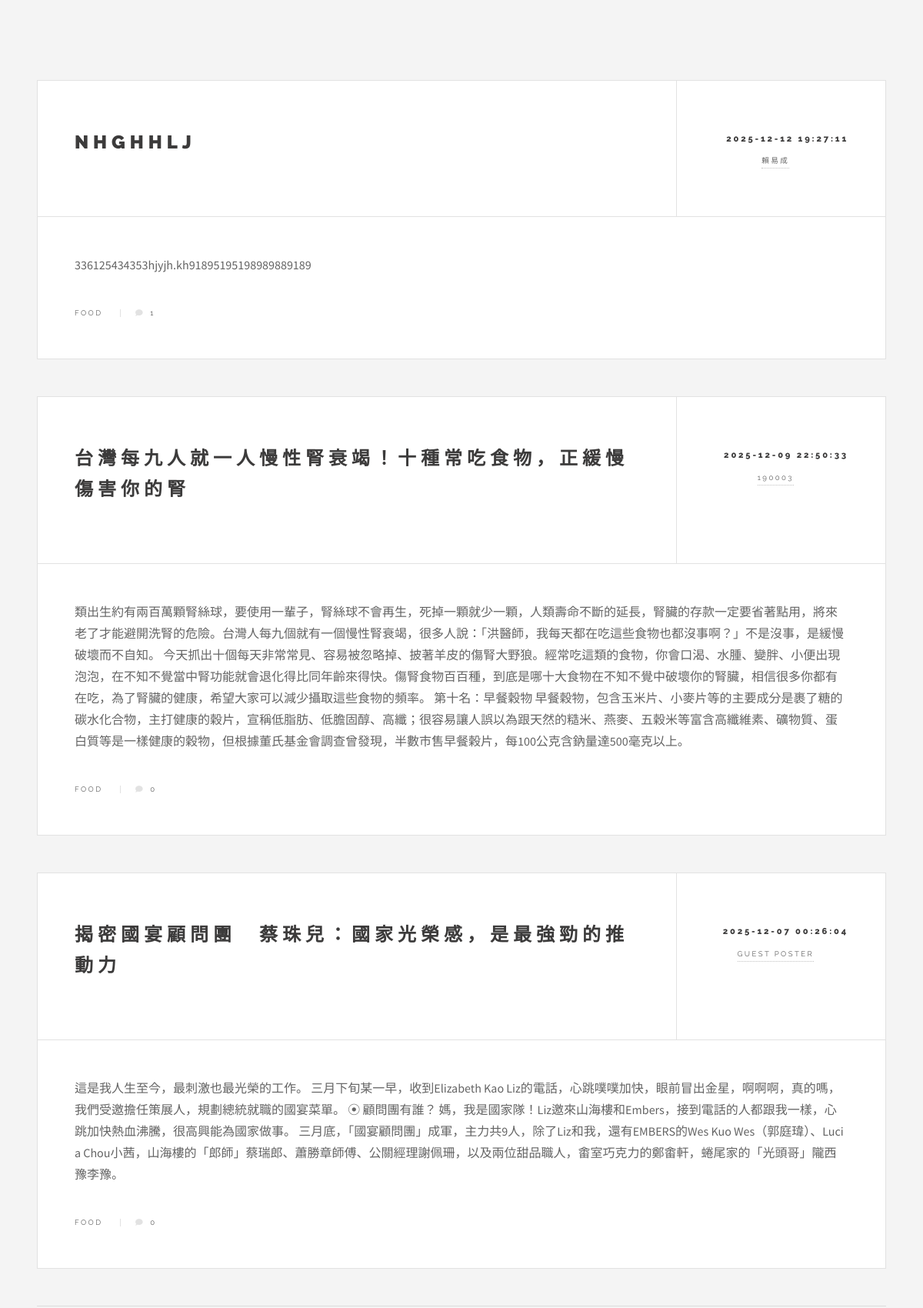
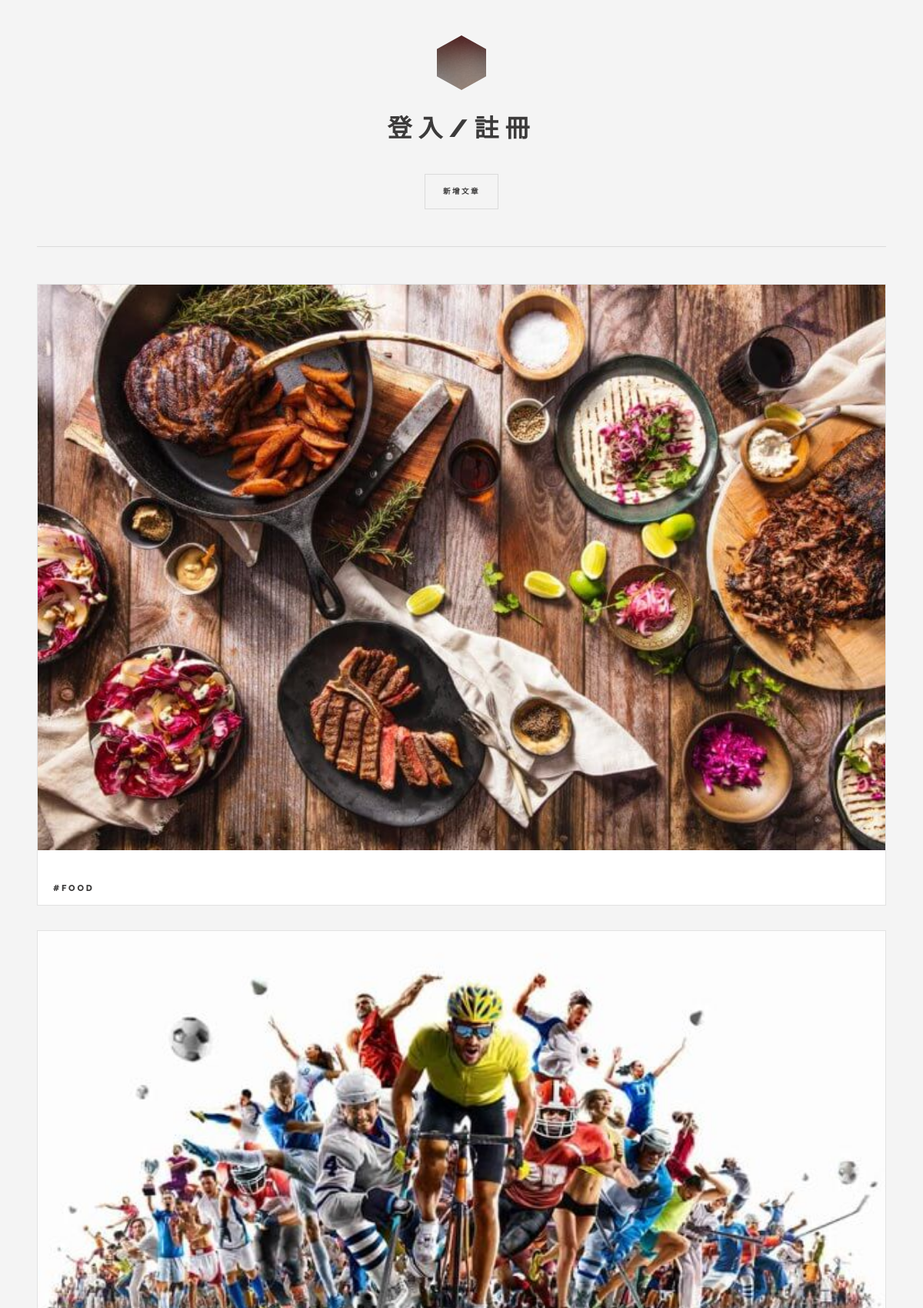
The page /category?category_name=Food (upper part) on the database its author committed (2 pictures, top to bottom).
### tables this page shows
CREATE TABLE data (id INTEGER PRIMARY KEY, title TEXT NOT NULL, content TEXT NOT NULL, author TEXT NOT NULL, time TEXT NOT NULL, category TEXT NOT NULL);

### main.py (the view)
@app.route('/category')
def category_posts():
    category_name = request.args.get('category_name')
    articles = get_articles_by_category(category_name)
    current_username = session.get('username')
    articles_with_count = []
    for article in articles:
        article_id = article[0]
        comment_count = get_comment_count_by_article_id(article_id)
        article_list = list(article)
        article_list.append(comment_count)
        articles_with_count.append(tuple(article_list))
    return render_template('category.html',articles=articles_with_count, username=current_username)

### main.py (called while the page is built)
def get_articles_by_category(category_name):
    conn = sqlite3.connect(DB_PATH)
    cursor = conn.cursor()
    query = 'SELECT id, title, content, author, time, category FROM data WHERE category = ? ORDER BY time DESC'
    cursor.execute(query, (category_name,))
    articles = cursor.fetchall()
    conn.close()
    return articles

def get_comment_count_by_article_id(article_id):
    conn = sqlite3.connect(DB_PATH)
    cursor = conn.cursor()
    query = "SELECT COUNT(content_id) FROM comment WHERE data_id = ?"
    cursor.execute(query, (article_id,))
    count = cursor.fetchone()[0]
    conn.close()
    return count

### templates/category.html (shortened to what this page needs)
<!DOCTYPE HTML>
<html>
	<head>
		<link rel="stylesheet" href="{{ url_for('static', filename='assets/css/main.css') }}" />
	</head>
	<body class="is-preload">
			<div id="wrapper">
				<div id="main">
        			{% if articles %}
   					{% for article in articles %}
        			<article class="post">
            			<header>
                			<div class="title">
                    			<a href="{{ url_for('single_posts', article_id=article[0]) }}"><h2 class="article-content">{{ article[1] }}</h2></a>
                			</div>
                			<div class="meta">
                    			<time class="published" datetime="{{ article[4] }}">{{ article[4] }}</time>
                    			<a href="{{ url_for('author_posts', author_name=article[3]) }}" class="author"><span class="name">{{ article[3] }}</span></a>
                			</div>
            			</header>
            			<p class="article-content">{{ article[2] | safe }}</p>
            			<footer>
							<ul class="stats">
								<li>{{ article[5] }}</li>
								<li><a href="{{ url_for('single_posts', article_id=article[0]) }}" class="icon solid fa-comment">{{ article[6] }}</a></li>
							</ul>
            			</footer>
        			</article>
    				{% endfor %}
					{% else %}
    				<p>此分類下目前沒有文章。</p>
					{% endif %}
    			</div>
					<section id="sidebar">
							<section id="intro">
								<a href="{{ url_for('index') }}" class="logo">
        							<img src="{{ url_for('static', filename='images/logo.jpg') }}" alt="Logo" />
							    </a>
								<header>
            						{% if username %}
            						<a href="/">
										<h2 id="welcome-message">你好，{{ username }}</h2>
									</a>
									<a href="{{ url_for('logout') }}" id="logoutBtn">
                						<h2>登出</h2>
            						</a>
            						{% else %}
            						<a href="#">
                						<h2 id="loginRegisterBtn">登入/註冊</h2>
           	 						</a>
            						{% endif %}
									<button id="addPostButton">新增文章</button>
								</header>
							</section>
							<section>
								<div class="mini-posts">
										<article class="mini-post">
											<header>
												<h3><a href="{{ url_for('category_posts', category_name='Food') }}">#Food</a></h3>
											</header>
											<a href="{{ url_for('category_posts', category_name='Food') }}" class="image"><img src="{{ url_for('static', filename='images/pic04.jpg') }}" alt="" /></a>
										</article>
										<article class="mini-post">
											<a href="{{ url_for('category_posts', category_name='Sports') }}" class="image"><img src="{{ url_for('static', filename='images/pic05.jpg') }}" alt="" /></a>
										</article>
								</div>
							</section>
					</section>
			</div>
	</body>
</html>

### rows shown on the page
data: title "NHGHHLJ", time "2025-12-12 19:27:11", author "賴易成", content "336125434353hjyjh.kh91895195198989889189", category "FOOD", article "1"
data: title "台灣每九人就一人慢性腎衰竭！十種常吃食物，正緩慢傷害你的腎", time "2025-12-09 22:50:33", author "190003", content "類出生約有兩百萬顆腎絲球，要使用一輩子，腎絲球不會再生，死掉一顆就少一顆，人類壽命不斷的延長，腎臟的存款一定要省著點用，將來老了才能避開洗腎的危險。台灣人每九個就有一個慢性腎衰竭，很多人說：「洪醫師，我每天都在吃這些食物也都沒事啊？」不是沒事，是緩慢破壞而不自知。 今天抓出十個每天非常常見、容易被忽略掉、披著羊皮的傷腎大野狼。經常吃這類的食物，你會口渴、水腫、變胖、小便出現泡泡，在不知不覺當中腎功能就會退化得比同年齡來得快。傷腎食物百百種，到底是哪十大食物在不知不覺中破壞你的腎臟，相信很多你都有在吃，為了腎臟的健康，希望大家可以減少攝取這些食物的頻率。 第十名：早餐穀物 早餐穀物，包含玉米片、小麥片等的主要成分是裹了糖的碳水化合物，主打健康的穀片，宣稱低脂肪、低膽固醇、高纖；很容易讓人誤以為跟天然的糙米、燕麥、五穀米等富含高纖維素、礦物質、蛋白質等是一樣健康的穀物，但根據董氏基金會調查曾發現，半數市售早餐榖片，每100公克含鈉量達500毫克以上。", category "FOOD", article "0"
data: title "揭密國宴顧問團 蔡珠兒：國家光榮感，是最強勁的推動力", time "2025-12-07 00:26:04", author "GUEST POSTER", content "這是我人生至今，最刺激也最光榮的工作。 三月下旬某一早，收到Elizabeth Kao Liz的電話，心跳噗噗加快，眼前冒出金星，啊啊啊，真的嗎，我們受邀擔任策展人，規劃總統就職的國宴菜單。 ⦿ 顧問團有誰？ 媽，我是國家隊！Liz邀來山海樓和Embers，接到電話的人都跟我一樣，心跳加快熱血沸騰，很高興能為國家做事。 三月底，「國宴顧問團」成軍，主力共9人，除了Liz和我，還有EMBERS的Wes Kuo Wes（郭庭瑋）、Lucia Chou小茜，山海樓的「郎師」蔡瑞郎、蕭勝章師傅、公關經理謝佩珊，以及兩位甜品職人，畬室巧克力的鄭畬軒，蜷尾家的「光頭哥」隴西豫李豫。", category "FOOD", article "0"
